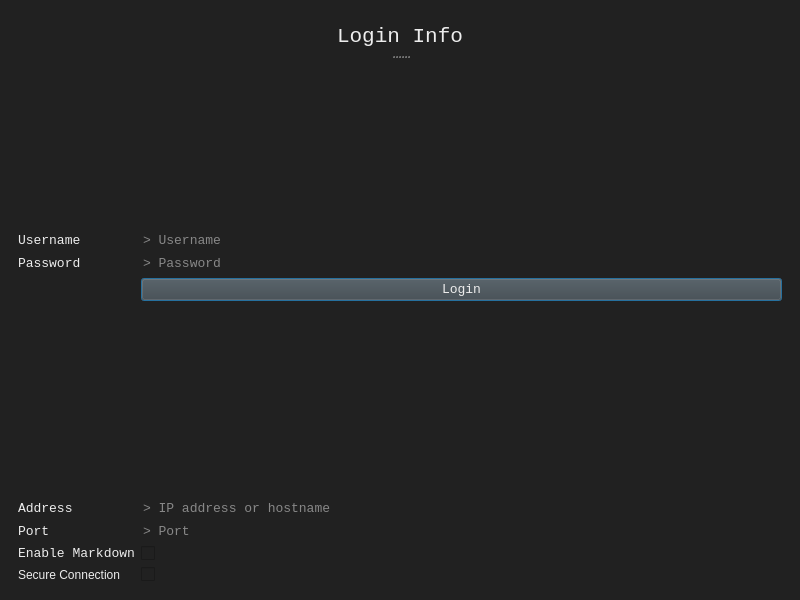
<?xml version="1.0" encoding="UTF-8"?>
<ui version="4.0">
 <class>LoginWindow</class>
 <widget class="QMainWindow" name="LoginWindow">
  <property name="geometry">
   <rect>
    <x>0</x>
    <y>0</y>
    <width>800</width>
    <height>600</height>
   </rect>
  </property>
  <property name="windowTitle">
   <string>LoginWindow</string>
  </property>
  <property name="documentMode">
   <bool>false</bool>
  </property>
  <property name="tabShape">
   <enum>QTabWidget::Rounded</enum>
  </property>
  <widget class="QWidget" name="LoginWidget">
   <property name="windowTitle">
    <string>Form</string>
   </property>
   <property name="styleSheet">
    <string notr="true">color: #EDEDED;
    background-color: #212121;
    line-height: 2;</string>
   </property>
   <layout class="QGridLayout" name="gridLayout">
    <property name="leftMargin">
     <number>9</number>
    </property>
    <property name="topMargin">
     <number>9</number>
    </property>
    <property name="rightMargin">
     <number>9</number>
    </property>
    <property name="bottomMargin">
     <number>9</number>
    </property>
    <item row="0" column="0">
     <widget class="QWidget" name="MainPanel" native="true">
      <property name="maximumSize">
       <size>
        <width>16777215</width>
        <height>16777215</height>
       </size>
      </property>
      <layout class="QVBoxLayout" name="verticalLayout">
       <item>
        <widget class="QSplitter" name="PanelSplitter">
         <property name="maximumSize">
          <size>
           <width>16777215</width>
           <height>16777215</height>
          </size>
         </property>
         <property name="orientation">
          <enum>Qt::Vertical</enum>
         </property>
         <widget class="QLabel" name="UserInfoHeader">
          <property name="font">
           <font>
            <family>Consolas</family>
            <pointsize>16</pointsize>
           </font>
          </property>
          <property name="styleSheet">
           <string notr="true"/>
          </property>
          <property name="text">
           <string>Login Info</string>
          </property>
          <property name="textFormat">
           <enum>Qt::PlainText</enum>
          </property>
          <property name="alignment">
           <set>Qt::AlignCenter</set>
          </property>
         </widget>
         <widget class="QWidget" name="FormWidget" native="true">
          <property name="maximumSize">
           <size>
            <width>16777215</width>
            <height>16777215</height>
           </size>
          </property>
          <property name="styleSheet">
           <string notr="true"/>
          </property>
          <layout class="QFormLayout" name="formLayout_2">
           <item row="1" column="1">
            <spacer name="verticalSpacer_2">
             <property name="orientation">
              <enum>Qt::Vertical</enum>
             </property>
             <property name="sizeHint" stdset="0">
              <size>
               <width>20</width>
               <height>80</height>
              </size>
             </property>
            </spacer>
           </item>
           <item row="2" column="0">
            <widget class="QLabel" name="UsernameText">
             <property name="font">
              <font>
               <family>Consolas</family>
               <pointsize>10</pointsize>
              </font>
             </property>
             <property name="styleSheet">
              <string notr="true"/>
             </property>
             <property name="text">
              <string>Username</string>
             </property>
             <property name="textFormat">
              <enum>Qt::PlainText</enum>
             </property>
            </widget>
           </item>
           <item row="2" column="1">
            <widget class="QLineEdit" name="UsernameField">
             <property name="font">
              <font>
               <family>Consolas</family>
               <pointsize>10</pointsize>
              </font>
             </property>
             <property name="styleSheet">
              <string notr="true"/>
             </property>
             <property name="frame">
              <bool>false</bool>
             </property>
             <property name="placeholderText">
              <string>&gt; Username</string>
             </property>
            </widget>
           </item>
           <item row="3" column="0">
            <widget class="QLabel" name="PasswordText">
             <property name="font">
              <font>
               <family>Consolas</family>
               <pointsize>10</pointsize>
              </font>
             </property>
             <property name="styleSheet">
              <string notr="true"/>
             </property>
             <property name="text">
              <string>Password</string>
             </property>
             <property name="textFormat">
              <enum>Qt::PlainText</enum>
             </property>
            </widget>
           </item>
           <item row="3" column="1">
            <widget class="QLineEdit" name="PasswordField">
             <property name="font">
              <font>
               <family>Consolas</family>
               <pointsize>10</pointsize>
              </font>
             </property>
             <property name="styleSheet">
              <string notr="true"/>
             </property>
             <property name="inputMask">
              <string/>
             </property>
             <property name="frame">
              <bool>false</bool>
             </property>
             <property name="echoMode">
              <enum>QLineEdit::Password</enum>
             </property>
             <property name="placeholderText">
              <string>&gt; Password</string>
             </property>
            </widget>
           </item>
           <item row="4" column="1">
            <widget class="QPushButton" name="LoginButton">
             <property name="enabled">
              <bool>true</bool>
             </property>
             <property name="font">
              <font>
               <family>Consolas</family>
               <pointsize>10</pointsize>
              </font>
             </property>
             <property name="styleSheet">
              <string notr="true">color: #EDEDED;
              background-color: #434343;</string>
             </property>
             <property name="text">
              <string>Login</string>
             </property>
             <property name="autoDefault">
              <bool>true</bool>
             </property>
             <property name="default">
              <bool>true</bool>
             </property>
             <property name="flat">
              <bool>false</bool>
             </property>
            </widget>
           </item>
           <item row="5" column="1">
            <widget class="QLabel" name="ErrorText">
             <property name="enabled">
              <bool>true</bool>
             </property>
             <property name="font">
              <font>
               <family>Consolas</family>
               <pointsize>10</pointsize>
              </font>
             </property>
             <property name="styleSheet">
              <string notr="true"/>
             </property>
             <property name="text">
              <string/>
             </property>
             <property name="textFormat">
              <enum>Qt::PlainText</enum>
             </property>
             <property name="alignment">
              <set>Qt::AlignCenter</set>
             </property>
             <property name="textInteractionFlags">
              <set>Qt::NoTextInteraction</set>
             </property>
            </widget>
           </item>
           <item row="6" column="1">
            <spacer name="verticalSpacer">
             <property name="orientation">
              <enum>Qt::Vertical</enum>
             </property>
             <property name="sizeHint" stdset="0">
              <size>
               <width>20</width>
               <height>80</height>
              </size>
             </property>
            </spacer>
           </item>
           <item row="7" column="0">
            <widget class="QLabel" name="AddressText">
             <property name="font">
              <font>
               <family>Consolas</family>
               <pointsize>10</pointsize>
              </font>
             </property>
             <property name="styleSheet">
              <string notr="true"/>
             </property>
             <property name="text">
              <string>Address</string>
             </property>
             <property name="textFormat">
              <enum>Qt::PlainText</enum>
             </property>
            </widget>
           </item>
           <item row="7" column="1">
            <widget class="QLineEdit" name="AddressField">
             <property name="font">
              <font>
               <family>Consolas</family>
               <pointsize>10</pointsize>
              </font>
             </property>
             <property name="styleSheet">
              <string notr="true"/>
             </property>
             <property name="inputMask">
              <string/>
             </property>
             <property name="frame">
              <bool>false</bool>
             </property>
             <property name="placeholderText">
              <string>&gt; IP address or hostname</string>
             </property>
            </widget>
           </item>
           <item row="8" column="0">
            <widget class="QLabel" name="PortText">
             <property name="font">
              <font>
               <family>Consolas</family>
               <pointsize>10</pointsize>
              </font>
             </property>
             <property name="styleSheet">
              <string notr="true"/>
             </property>
             <property name="text">
              <string>Port</string>
             </property>
             <property name="textFormat">
              <enum>Qt::PlainText</enum>
             </property>
            </widget>
           </item>
           <item row="8" column="1">
            <widget class="QLineEdit" name="PortField">
             <property name="font">
              <font>
               <family>Consolas</family>
               <pointsize>10</pointsize>
              </font>
             </property>
             <property name="styleSheet">
              <string notr="true"/>
             </property>
             <property name="inputMask">
              <string/>
             </property>
             <property name="frame">
              <bool>false</bool>
             </property>
             <property name="placeholderText">
              <string>&gt; Port</string>
             </property>
            </widget>
           </item>
           <item row="9" column="0">
            <widget class="QLabel" name="MarkdownText">
             <property name="font">
              <font>
               <family>Consolas</family>
               <pointsize>10</pointsize>
              </font>
             </property>
             <property name="styleSheet">
              <string notr="true"/>
             </property>
             <property name="text">
              <string>Enable Markdown</string>
             </property>
             <property name="textFormat">
              <enum>Qt::PlainText</enum>
             </property>
            </widget>
           </item>
           <item row="9" column="1">
            <widget class="QCheckBox" name="MarkdownCheck">
             <property name="font">
              <font>
               <family>Consolas</family>
               <pointsize>10</pointsize>
              </font>
             </property>
             <property name="styleSheet">
              <string notr="true"/>
             </property>
             <property name="tristate">
              <bool>false</bool>
             </property>
            </widget>
           </item>
           <item row="10" column="0">
            <widget class="QLabel" name="SecureText">
             <property name="text">
              <string>Secure Connection</string>
             </property>
            </widget>
           </item>
           <item row="10" column="1">
            <widget class="QCheckBox" name="SecureCheck"/>
           </item>
          </layout>
         </widget>
        </widget>
       </item>
      </layout>
     </widget>
    </item>
   </layout>
  </widget>
 </widget>
 <resources/>
 <connections/>
</ui>
